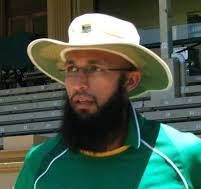
#> input picture skin_detection/AMla.jpeg, 201 x 189 px
$ python final.py
#> lines starting #> are read from the running program, lines starting #| are printed output that depends on the picture
import numpy as np
import imageio.v2 as imageio  # Use imageio.v2 to avoid deprecation warnings
import os
import multiprocessing as mp
from glob import glob
from tqdm import tqdm
import pickle

# Configuration
TRAIN_MASK_DIR = "Mask/"
TRAIN_IMAGE_DIR = "ibtd/"
TEST_IMAGE = "AMla.jpeg"
OUTPUT_IMAGE = "AMla_fina_res.jpeg"
MODEL_FILE = "skin_model.pkl"  # File to save/load the trained model
THRESHOLD = 0.0  # Start with 0.0 and adjust based on results
ALPHA = 1.0  # Laplace smoothing factor

def train_worker(args):
    idx, mask_path, img_path = args
    try:
        mask = imageio.imread(mask_path)
        img = imageio.imread(img_path)
    except Exception as e:
        print(f"Error loading {mask_path} or {img_path}: {e}")
        return None

    if mask.shape != img.shape:
        print(f"Shape mismatch between {mask_path} and {img_path}")
        return None

    # Create skin mask (assuming white=non-skin in mask)
    skin_mask = np.any(mask < 250, axis=-1)

    skin_pixels = img[skin_mask]
    non_skin_pixels = img[~skin_mask]

    skin_r = np.histogram(skin_pixels[:, 0], bins=256, range=(0, 255))[0]
    skin_g = np.histogram(skin_pixels[:, 1], bins=256, range=(0, 255))[0]
    skin_b = np.histogram(skin_pixels[:, 2], bins=256, range=(0, 255))[0]

    non_skin_r = np.histogram(non_skin_pixels[:, 0], bins=256, range=(0, 255))[0]
    non_skin_g = np.histogram(non_skin_pixels[:, 1], bins=256, range=(0, 255))[0]
    non_skin_b = np.histogram(non_skin_pixels[:, 2], bins=256, range=(0, 255))[0]

    return (skin_r, skin_g, skin_b, non_skin_r, non_skin_g, non_skin_b,
            len(skin_pixels), len(non_skin_pixels))

def train_model():
    mask_files = sorted(glob(os.path.join(TRAIN_MASK_DIR, "*.bmp")))
    img_files = [os.path.join(TRAIN_IMAGE_DIR, os.path.basename(f).replace(".bmp", ".jpg")) for f in mask_files]

    args = list(zip(range(len(mask_files)), mask_files, img_files))

    skin_r = np.zeros(256)
    skin_g = np.zeros(256)
    skin_b = np.zeros(256)
    non_skin_r = np.zeros(256)
    non_skin_g = np.zeros(256)
    non_skin_b = np.zeros(256)
    total_skin = 0
    total_non_skin = 0

    with mp.Pool() as pool:
        results = list(tqdm(pool.imap(train_worker, args), total=len(args), desc="Training"))

    for res in results:
        if res is None:
            continue
        sr, sg, sb, nsr, nsg, nsb, ts, tns = res
        skin_r += sr
        skin_g += sg
        skin_b += sb
        non_skin_r += nsr
        non_skin_g += nsg
        non_skin_b += nsb
        total_skin += ts
        total_non_skin += tns

    # Apply Laplace smoothing
    prob_skin_r = (skin_r + ALPHA) / (total_skin + ALPHA * 256)
    prob_skin_g = (skin_g + ALPHA) / (total_skin + ALPHA * 256)
    prob_skin_b = (skin_b + ALPHA) / (total_skin + ALPHA * 256)

    prob_non_skin_r = (non_skin_r + ALPHA) / (total_non_skin + ALPHA * 256)
    prob_non_skin_g = (non_skin_g + ALPHA) / (total_non_skin + ALPHA * 256)
    prob_non_skin_b = (non_skin_b + ALPHA) / (total_non_skin + ALPHA * 256)

    # Calculate log ratios to avoid underflow
    log_ratio_r = np.log(prob_skin_r) - np.log(prob_non_skin_r)
    log_ratio_g = np.log(prob_skin_g) - np.log(prob_non_skin_g)
    log_ratio_b = np.log(prob_skin_b) - np.log(prob_non_skin_b)

    # Normalize log ratios to improve thresholding
    log_ratio_r = (log_ratio_r - np.mean(log_ratio_r)) / np.std(log_ratio_r)
    log_ratio_g = (log_ratio_g - np.mean(log_ratio_g)) / np.std(log_ratio_g)
    log_ratio_b = (log_ratio_b - np.mean(log_ratio_b)) / np.std(log_ratio_b)

    # Save the trained model
    model = {
        'log_ratio_r': log_ratio_r,
        'log_ratio_g': log_ratio_g,
        'log_ratio_b': log_ratio_b,
        'threshold': THRESHOLD
    }
    with open(MODEL_FILE, 'wb') as f:
        pickle.dump(model, f)

    return log_ratio_r, log_ratio_g, log_ratio_b

def detect_skin(image_path, log_ratio_r, log_ratio_g, log_ratio_b):
#> called with image_path = 'AMla.jpeg', log_ratio_r = array of shape (256,), log_ratio_g = array of shape (256,), log_ratio_b = array of shape (256,)
    img = imageio.imread(image_path)
#> img is the input picture: shape (189, 201, 3); mean R, G, B 69.9, 90.1, 75.6
    r = img[:, :, 0]
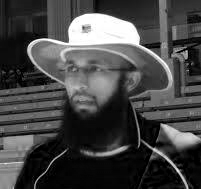
#> r: shape (189, 201); min 0, max 255, mean 69.9
    g = img[:, :, 1]
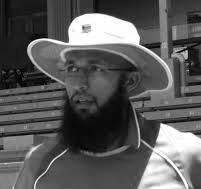
#> g: shape (189, 201); min 0, max 255, mean 90.1
    b = img[:, :, 2]
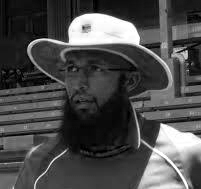
#> b: shape (189, 201); min 0, max 255, mean 75.6

    # Vectorized probability calculation
    log_prob = log_ratio_r[r] + log_ratio_g[g] + log_ratio_b[b]
#> log_prob: shape (189, 201) float64; every value is NaN or infinite

    # Create mask based on threshold
    skin_mask = log_prob > THRESHOLD
#> skin_mask: shape (189, 201) bool; every value is 0

    # Create output image
    result = np.full(img.shape, 255, dtype=np.uint8)
    result[skin_mask] = img[skin_mask]
#> result: shape (189, 201, 3); every value is 255

    return result

if __name__ == "__main__":
    # Train the model or load from file if already trained
    if not os.path.exists(MODEL_FILE):
        print("Training model...")
        lr_r, lr_g, lr_b = train_model()
    else:
        print("Loading trained model...")
        with open(MODEL_FILE, 'rb') as f:
            model = pickle.load(f)
        lr_r, lr_g, lr_b = model['log_ratio_r'], model['log_ratio_g'], model['log_ratio_b']
        THRESHOLD = model['threshold']

    # Detect skin
    result_img = detect_skin(TEST_IMAGE, lr_r, lr_g, lr_b)

    # Save result
    imageio.imwrite(OUTPUT_IMAGE, result_img)
    print(f"Processing complete! Result saved to {OUTPUT_IMAGE}")
